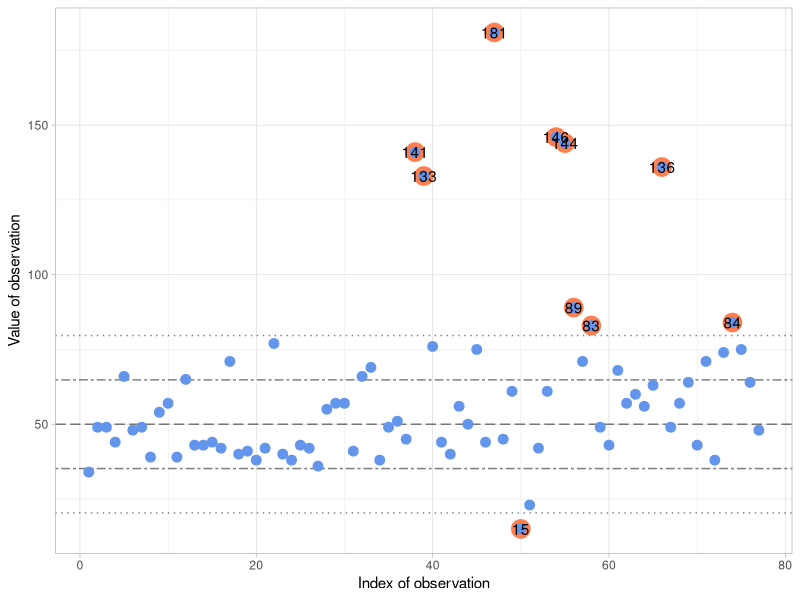

Here is the R script that generated this plot:
# MAD based estimation for outliers
library(ggplot2)
library(tidyverse)

MAD <- function(x, verbose = TRUE) {
  med <- median(x, na.rm = TRUE)
  med_diff <- c()
  for (i in seq_along(x)) {
    d <- abs(x[i] - med)
    med_diff[i] <- d
  }
  MAD <- median(med_diff, na.rm = TRUE)
  s <- MAD / 0.6745
  outlier_crit <- 2 * s
  outlier_vector <- c()
  for (i in seq_along(x)) {
    if (abs(x[i] - med) > outlier_crit) {
      outlier_vector[i] <- TRUE
    } else {
      outlier_vector[i] <- FALSE
    }
  }

  if (verbose) {
    list(
      "MAD" = MAD,
      "s" = s,
      "outlier criteria" = outlier_crit,
      "outliers" = x[outlier_vector],
      "outlier index" = outlier_vector
    )
  } else {
    MAD
  }
}


x <- c(34, 49, 49, 44, 66, 48, 49, 39, 54, 57, 39, 65, 43, 43, 44, 42, 71, 40, 41, 38, 42, 77, 40, 38, 43, 42, 36, 55, 57, 57, 41, 66, 69, 38, 49, 51, 45, 141, 133, 76, 44, 40, 56, 50, 75, 44, 181, 45, 61, 15, 23, 42, 61, 146, 144, 89, 71, 83, 49, 43, 68, 57, 60, 56, 63, 136, 49, 57, 64, 43, 71, 38, 74, 84, 75, 64, 48)

MAD_plot <- function(x) {
  estimates <- MAD(x)
  plot_data <- data.frame(x)
  plot_data$index <- seq_along(x)
  outlier_vector <- estimates[5]
  plot_data <- cbind(plot_data, outlier = outlier_vector)
  colnames(plot_data) <- c("x", "index", "outlier")
  plot_data[plot_data$outlier == TRUE, 3] <- plot_data[plot_data$outlier == TRUE, 1]
  plot_data[plot_data$outlier == FALSE, 3] <- NA

  boundaries <- t(data.frame(
    median(x, na.rm = TRUE) - estimates[[2]],
    median(x, na.rm = TRUE) + estimates[[2]],
    median(x, na.rm = TRUE) - 2 * estimates[[2]],
    median(x, na.rm = TRUE) + 2 * estimates[[2]]
  ))
  rownames(boundaries) <- c("-1s", "+1s", "-2s", "+2s")

  ggplot(plot_data) +
    geom_hline(aes(yintercept = median(x, na.rm = TRUE)), linetype = "longdash", size = .5, alpha = 1/2) +
    geom_hline(aes(yintercept = boundaries[1, ][[1]]), linetype = "twodash", size = .5, alpha = 1/2) +
    geom_hline(aes(yintercept = boundaries[2, ][[1]]), linetype = "twodash", size = .5, alpha = 1/2) +
    geom_hline(aes(yintercept = boundaries[3, ][[1]]), linetype = "dotted", size = .5, alpha = 1/2) +
    geom_hline(aes(yintercept = boundaries[4, ][[1]]), linetype = "dotted", size = .5, alpha = 1/2) +
    geom_point(aes(index, outlier), size = 6, color = "coral") +
    geom_point(aes(index, x), size = 3, color = "cornflowerblue") +
    theme_light() +
    labs(
      x = "Index of observation",
      y = "Value of observation") +
    geom_text(aes(index, outlier, label = x))


}
MAD_plot(x)
